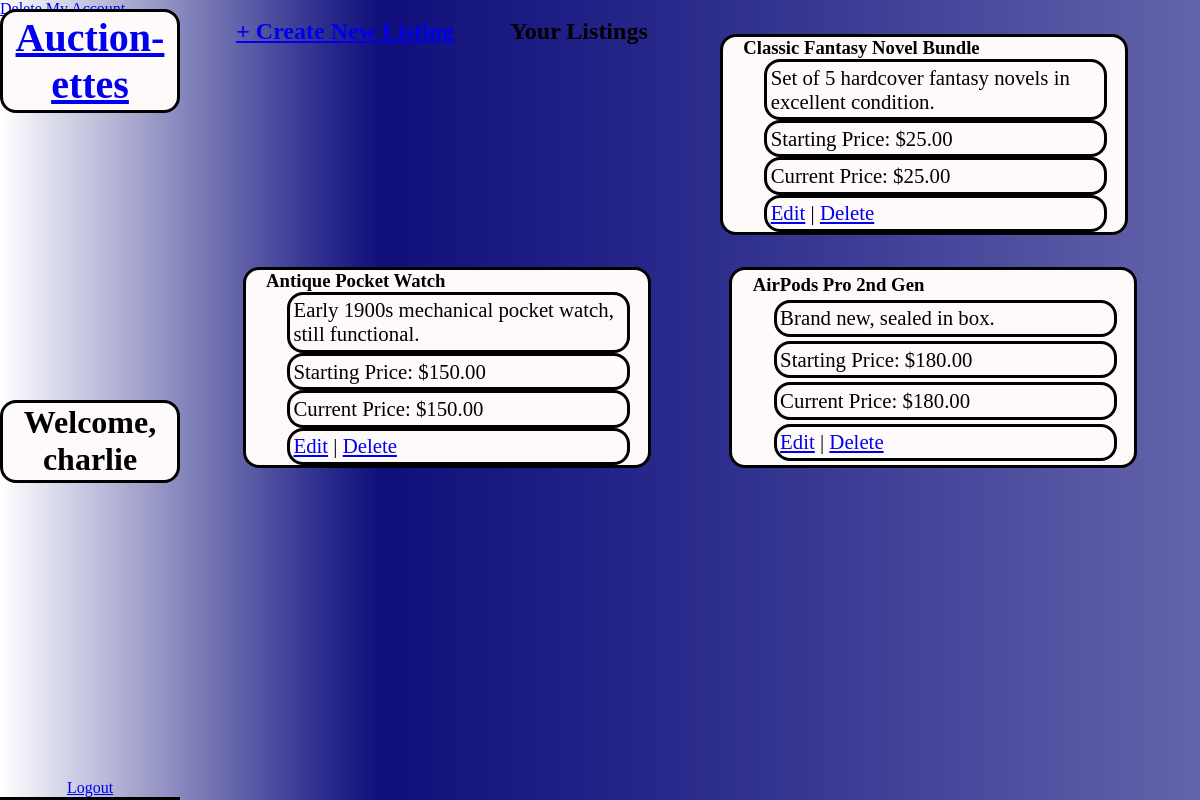
The app's page /account.php (signed in) with its own data.
### tables this page shows
CREATE TABLE listing (
    listing_id INT AUTO_INCREMENT PRIMARY KEY,
    user_id INT NOT NULL,
    title VARCHAR(255) NOT NULL,
    description TEXT,
    starting_price DECIMAL(10,2) NOT NULL,
    current_price DECIMAL(10,2) NOT NULL,
    status ENUM('active','sold','expired') NOT NULL DEFAULT 'active',
    image_path VARCHAR(255),
    created_at TIMESTAMP DEFAULT CURRENT_TIMESTAMP,
    updated_at TIMESTAMP NOT NULL DEFAULT CURRENT_TIMESTAMP ON UPDATE CURRENT_TIMESTAMP,
    ends_at DATETIME NOT NULL,
    reserve_price DECIMAL(10,2),
    category_id INT NULL,
    item_condition ENUM('new','used','refurbished') NOT NULL DEFAULT 'used',

    FOREIGN KEY (user_id)
        REFERENCES users(user_id)
        ON DELETE CASCADE,

    FOREIGN KEY (category_id)
        REFERENCES category(category_id)
);

### db-con.php (called while the page is built, shortened)
<?php
$type = 'mysql';
$server = 'localhost';
$db = 'auctionDB';
$port = '3306';
$charset = 'utf8mb4';
$username = 'root';
$password = '';
$options = [
    PDO::ATTR_ERRMODE => PDO::ERRMODE_EXCEPTION,
    PDO::ATTR_DEFAULT_FETCH_MODE => PDO::FETCH_ASSOC,
    PDO::ATTR_EMULATE_PREPARES => false,
];
$dsn = "$type:host=$server;dbname=$db;port=$port;charset=$charset";

### database.php (called while the page is built)
<?php
include 'db-con.php';
class Database {
    private PDO $pdo;
    private static ?Database $instance = null;
    private function __construct() {
        global $dsn, $username, $password, $options;
        try {
            $this->pdo = new PDO($dsn, $username, $password, $options);
        } catch (PDOException $e) {
            echo "{$e->getMessage()}";
        }
    }
    public static function getInstance(): Database {
        if (self::$instance === null) {
            self::$instance = new Database();
        }
        return self::$instance;
    }
    public function getConnection(): PDO {
        return $this->pdo;
    }
}

### listings.php (called while the page is built, shortened)
<?php
require_once 'database.php';
class listing {
    private PDO $pdo;
    public function __construct() {
        $this->pdo = Database::getInstance()->getConnection();
    }
public function getByUser(int $userId): array {
    $query = "SELECT * FROM listing WHERE user_id = :user_id ORDER BY listing_id DESC";
    $stmt = $this->pdo->prepare($query);
    $stmt->bindValue(':user_id', $userId, PDO::PARAM_INT);
    $stmt->execute();
    return $stmt->fetchAll();
}
}

### account.php (the view, shortened to what this page needs)
<?php
require_once 'listings.php';
$listing = new listing();
$userListings = $listing->getByUser($_SESSION['user_id']);
?>
<!DOCTYPE html>
<html>
<head>
    <link href="Homepage.css" rel="stylesheet" />
</head>
<body>
<div id="header">
    <h1><a href="index.php">Auction-ettes</a></h1>
    <h2>Welcome, <?php echo htmlspecialchars($_SESSION['user_name']); ?> </h2>
    <a href="logout.php">Logout</a>
</div>
<p>
    <a href="delete-account.php">Delete My Account</a>
</p>
<main>
    <h2><a href="create-listing.php">+ Create New Listing</a></h2>
    <h2>Your Listings</h2>
    <?php if (!empty($userListings)): ?>
        <?php foreach ($userListings as $item): ?>
           <div id="item">
    <h3><?php echo htmlspecialchars($item['title']); ?></h3>
    <p><?php echo htmlspecialchars($item['description']); ?></p>
    <p>Starting Price: $<?php echo htmlspecialchars($item['starting_price']); ?></p>
    <p>Current Price: $<?php echo htmlspecialchars($item['current_price']); ?></p>
    <p>
        <a href="edit-listing.php?id=<?php echo urlencode($item['listing_id']); ?>">Edit</a>
        |
        <a href="delete-listing.php?id=<?php echo urlencode($item['listing_id']); ?>"
           onclick="return confirm('Are you sure you want to delete this listing?');">
           Delete
        </a>
    </p>
</div>
        <?php endforeach; ?>
    <?php else: ?>
        <p>You haven't created any listings yet.</p>
    <?php endif; ?>
</main>
</body>
</html>

### Homepage.css (style rules this page uses)
* { padding: 0; margin: 0; box-sizing: border-box; }
body { background-image: url('backdrop.png'); }

### records on screen
listing: title "Classic Fantasy Novel Bundle", description "Set of 5 hardcover fantasy novels in excellent condition.", starting_price "25.00", current_price "25.00"
listing: title "Antique Pocket Watch", description "Early 1900s mechanical pocket watch, still functional.", starting_price "150.00", current_price "150.00"
listing: title "AirPods Pro 2nd Gen", description "Brand new, sealed in box.", starting_price "180.00", current_price "180.00"

### other values on screen
$_SESSION['user_name'] "charlie"
